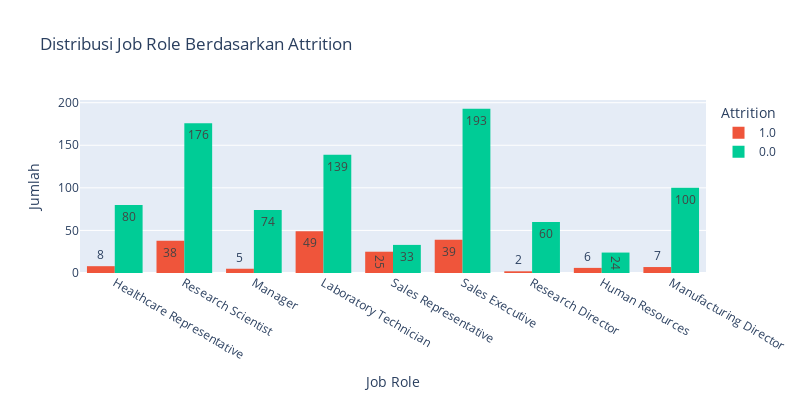

Source (notebook cell):
### Markdown cell above
Tidak ada pola yang sangat dominan, namun attrition lebih tinggi terlihat pada bidang Life Sciences dan Medical, yang memang merupakan mayoritas karyawan.

### Code cell
fig = px.histogram(df, x="JobRole", color="Attrition", barmode="group", title="Distribusi Job Role Berdasarkan Attrition", height=400, width=800, text_auto=True)
fig.update_layout(xaxis_title='Job Role', yaxis_title='Jumlah')
fig.show()

### Figure 1 — Plotly figure (JSON) as saved in the notebook; plotly's stock layout.template omitted (floating-point values rounded to 4 significant figures; data arrays with more than 128 entries replaced by an {"elided": "..."} marker saying what was removed)
{"data": [{"alignmentgroup": "True", "bingroup": "x", "hovertemplate": "Attrition=1.0<br>JobRole=%{x}<br>count=%{y}<extra></extra>", "legendgroup": "1.0", "marker": {"color": "#EF553B", "pattern": {"shape": ""}}, "name": "1.0", "offsetgroup": "1.0", "orientation": "v", "showlegend": true, "texttemplate": "%{value}", "type": "histogram", "x": {"elided": "179 str values"}, "xaxis": "x", "yaxis": "y"}, {"alignmentgroup": "True", "bingroup": "x", "hovertemplate": "Attrition=0.0<br>JobRole=%{x}<br>count=%{y}<extra></extra>", "legendgroup": "0.0", "marker": {"color": "#00cc96", "pattern": {"shape": ""}}, "name": "0.0", "offsetgroup": "0.0", "orientation": "v", "showlegend": true, "texttemplate": "%{value}", "type": "histogram", "x": {"elided": "879 str values"}, "xaxis": "x", "yaxis": "y"}], "layout": {"barmode": "group", "height": 400, "legend": {"title": {"text": "Attrition"}, "tracegroupgap": 0}, "title": {"text": "Distribusi Job Role Berdasarkan Attrition"}, "width": 800, "xaxis": {"anchor": "y", "domain": [0, 1], "title": {"text": "Job Role"}}, "yaxis": {"anchor": "x", "domain": [0, 1], "title": {"text": "Jumlah"}}}}
